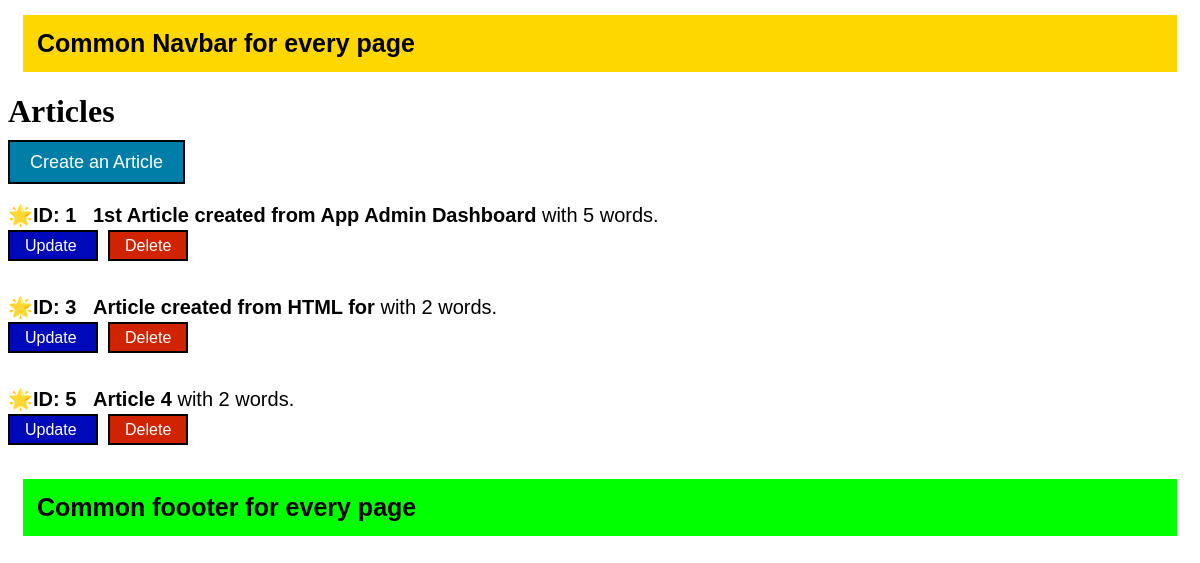
/articles/, run on an earlier commit of the app's database.
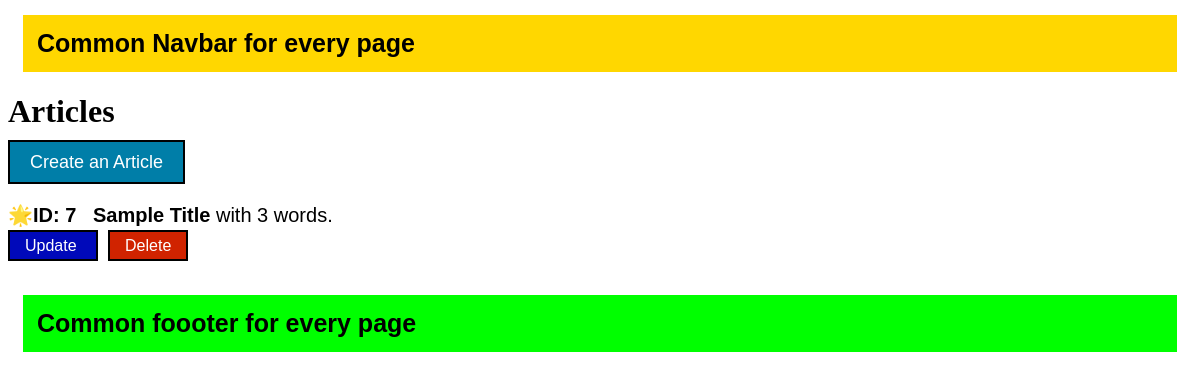
And on a later commit of the database.
### app/models.py (models this page shows, shortened)
class Article(models.Model):
    title = models.CharField(max_length=100)
    content = models.TextField(blank=True, default="")
    wordCount = models.IntegerField()
    twitterPost = models.TextField(blank=True, default="")
    status = models.CharField(
        max_length=20,
        choices=ARTICLE_STATUS,
        default='draft',
    )
    createdAt = models.DateTimeField(auto_now_add=True)
    updatedAt = models.DateTimeField(auto_now=True)

### app/views.py (the view)
# urls.py: path("", ArticleListView.as_view(), name = 'home'),
class ArticleListView(ListView):
    template_name = 'app/home.html'
    model = Article
    context_object_name = "articles"

### templates/app/home.html
{% extends 'app/base.html' %} {% block content %}
<h1>Articles</h1>
<div style="margin-bottom: 30px">
  <a
    href="{% url 'createArticle' %}"
    style="
      border: 2px solid black;
      text-decoration: none;
      font-size: 18px;
      font-family: sans-serif;
      padding: 10px 20px;
      background-color: rgb(0, 126, 168);
      color: white;
    "
  >
    Create an Article
  </a>
</div>
{% if articles %}
<ul style="list-style-type: none; padding: 0">
  {% for article in articles %}
  <div style="margin-bottom: 40px">
    <li style="font-size: 20px; font-family: sans-serif; margin-bottom: 10px">
      🌟<strong
        >ID: {{ article.id }}&nbsp;&nbsp;&nbsp;{{ article.title }}</strong
      >
      with {{ article.wordCount }} words.
    </li>
    <a
      href="{% url 'updateArticle' pk=article.id %}"
      style="
        border: 2px solid black;
        text-decoration: none;
        font-family: sans-serif;
        padding: 5px 15px;
        background-color: rgb(0, 9, 186);
        color: white;
        margin-right: 10px;
      "
    >
      Update
    </a>
    <a
      href="{% url 'deleteArticle' pk=article.id %}"
      style="
        border: 2px solid black;
        text-decoration: none;
        font-family: sans-serif;
        padding: 5px 15px;
        background-color: rgb(208, 35, 0);
        color: white;
      "
    >
      Delete
    </a>
  </div>
  {% endfor %}
</ul>
{% else %}
<p>You have no Articles to Show !</p>
{% endif %} {% endblock content %}

### templates/app/base.html (shortened to what this page needs)
<!doctype html>
<html lang="en">
  <head>
  </head>
  <body>
    <nav
      style="
        background-color: gold;
        padding: 14px;
        margin: 15px;
        font-weight: bold;
        font-size: 25px;
        font-family: sans-serif;
      "
    >
      Common Navbar for every page
    </nav>
    {% block content %} {% endblock content %}
    <footer
      style="
        background-color: lime;
        padding: 14px;
        margin: 15px;
        font-weight: bold;
        font-size: 25px;
        font-family: sans-serif;
      "
    >
      Common foooter for every page
    </footer>
  </body>
</html>

What changed in the data, as far as the page shows it:
removed Article: id "1", title "1st Article created from App Admin Dashboard", wordCount "5"
removed Article: id "3", title "Article created from HTML for", wordCount "2"
removed Article: id "5", title "Article 4", wordCount "2"
added Article: id "7", title "Sample Title", wordCount "3"
